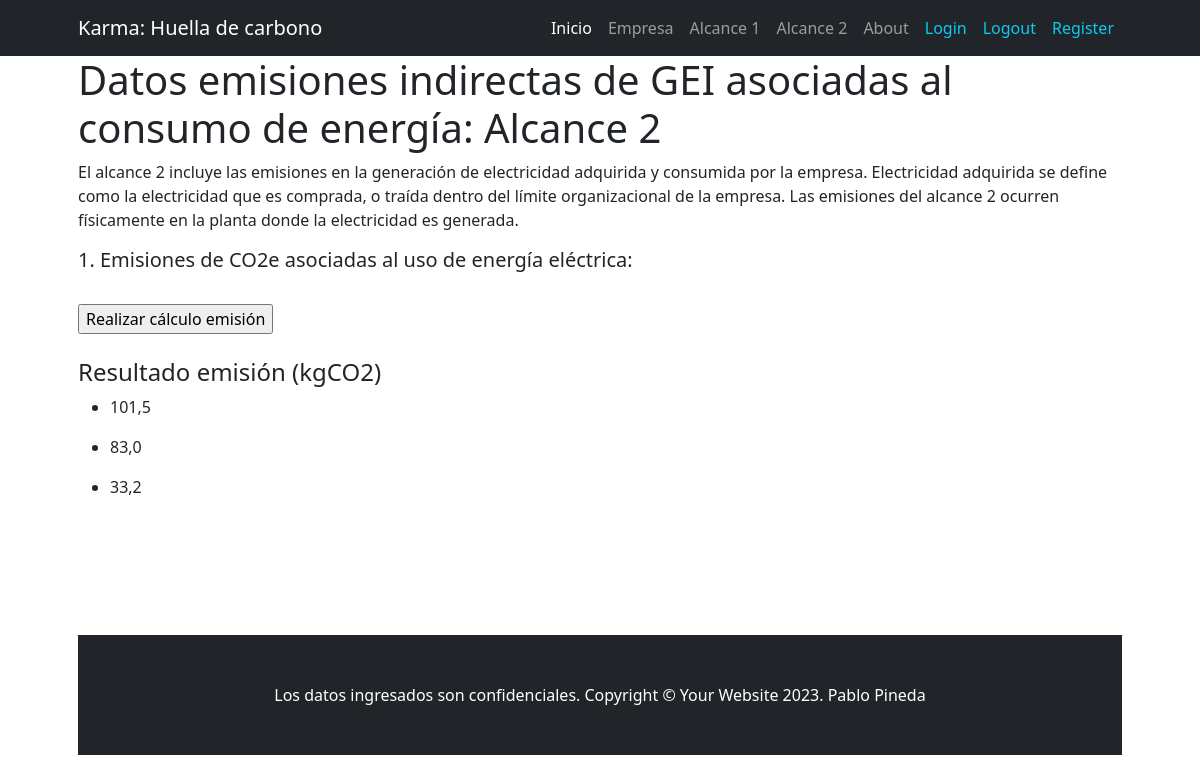
Page /mostrar-resultados-energia/ on the earlier database version.
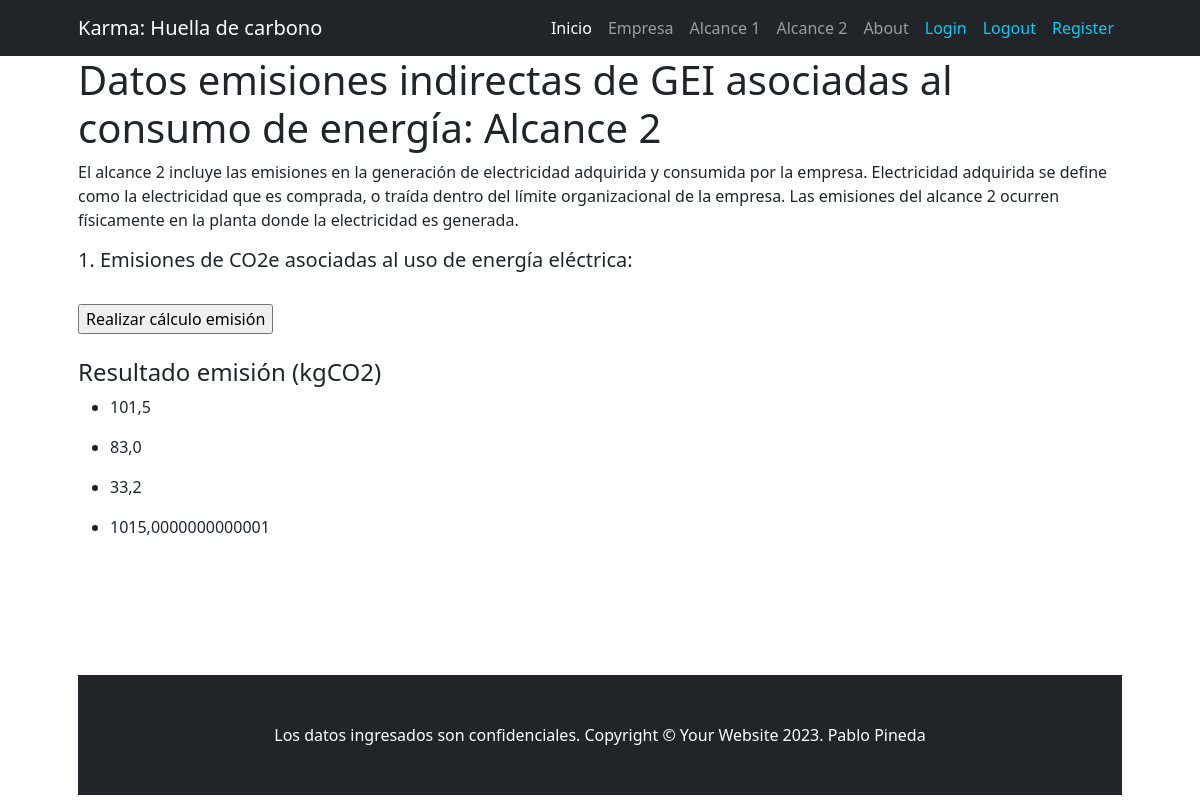
Same page on the later database version.
### apps/home/models.py (models this page shows, shortened)
class ResultadoEmisionConsumoEnergiaelectrica(models.Model):
    valor = models.FloatField()
    class Meta:
        verbose_name = 'Emisión por Consumo de energía eléctrica (KgCO2)'
        verbose_name_plural = 'Emisiones por Consumo de energía eléctrica (KgCO2)'

### apps/home/views.py (the view)
# urls.py: path('mostrar-resultados-energia/', views.mostrar_resultados_energia, name="mostrar_resultados_energia"),
def mostrar_resultados_energia(request):
    factor_emision = models.ResultadoEmisionConsumoEnergiaelectrica.objects.all()
    return render(request, 'home/calculo_emision_energiaelectrica.html', {'factor_emision': factor_emision})

### apps/home/templates/home/calculo_emision_energiaelectrica.html
{% extends 'home/crear_alcance2.html' %}
{% block content_alcance2 %}
    <h4>Resultado emisión (kgCO2)</h4>
    {% for factor in factor_emision %}
       <ul>
            <li>{{ factor.valor }}</li>
        </ul>
    {% endfor %}
{% endblock content_alcance2 %}

Differences in the rows shown:
added ResultadoEmisionConsumoEnergiaelectrica: valor "1015,0000000000001"
